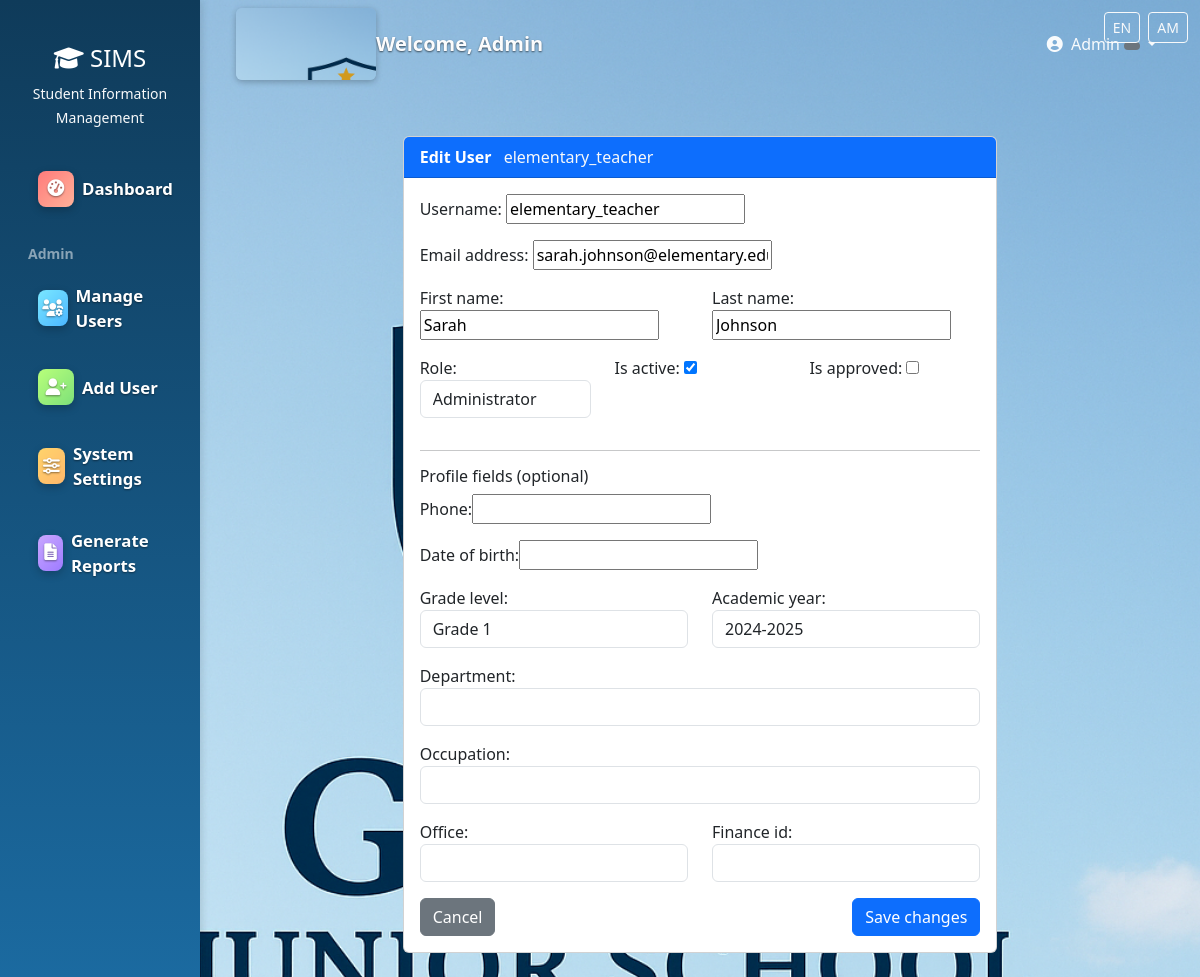
/api/users/manage-users/edit/19/ (signed in), run on an earlier commit of the app's database.
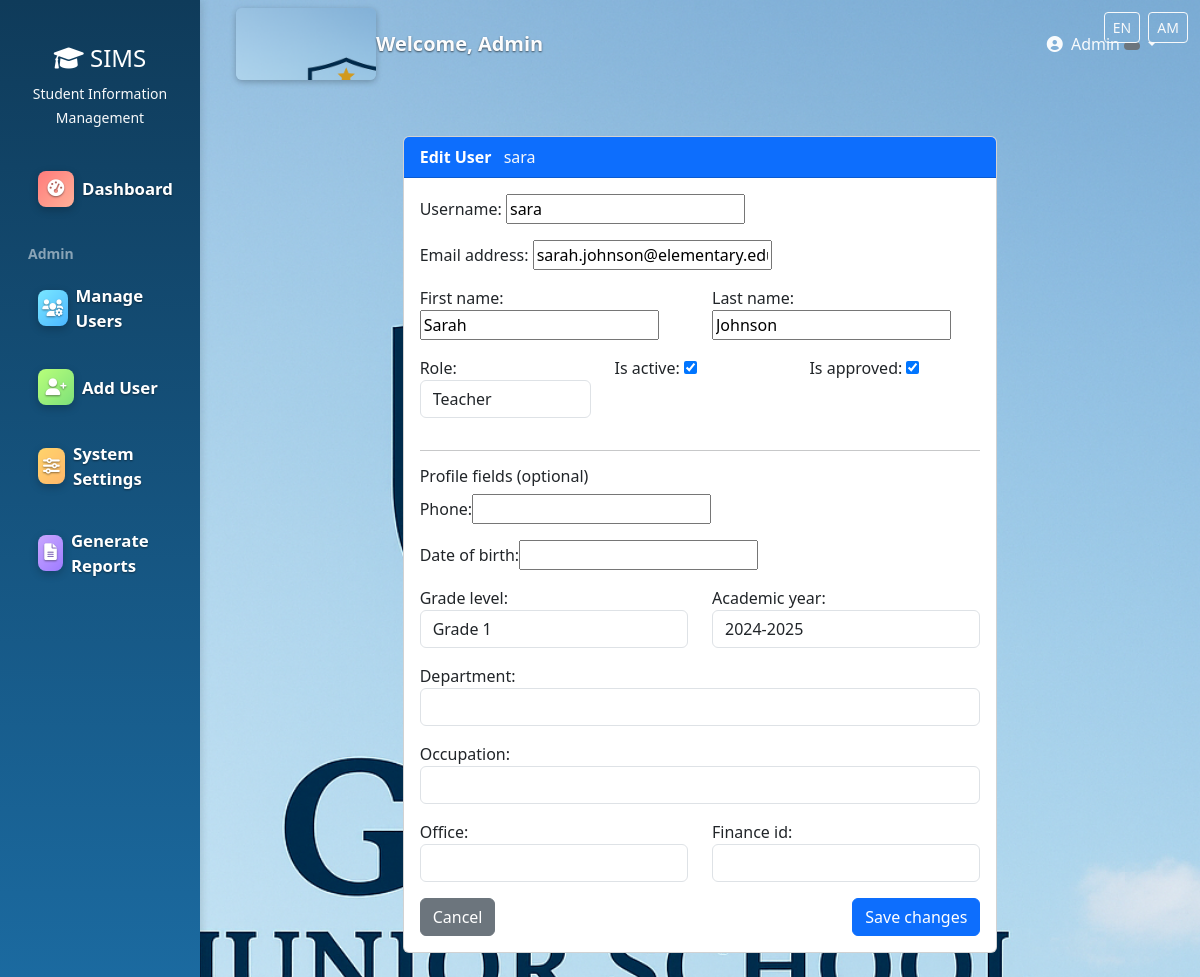
And on a later commit of the database.
### users/models.py (models this page shows, shortened)
class User(AbstractUser):
    ROLE_CHOICES = (
        ('admin', 'Administrator'),
        ('teacher', 'Teacher'),
        ('student', 'Student'),
        ('registrar', 'Registrar'),
        ('finance', 'Finance Officer'),
        ('parent', 'Parent'),
    )
    role = models.CharField(max_length=20, choices=ROLE_CHOICES)
    phone = models.CharField(max_length=15, blank=True)
    address = models.TextField(blank=True)
    date_of_birth = models.DateField(null=True, blank=True)
    profile_picture = models.ImageField(upload_to='profiles/', null=True, blank=True)
    is_approved = models.BooleanField(default=False)
    created_at = models.DateTimeField(auto_now_add=True)

### users/admin_views.py (the view)
# urls.py: path('manage-users/edit/<int:user_id>/', admin_views.edit_user, name='edit_user'),
@login_required
def edit_user(request, user_id):
    if not (getattr(request.user, 'role', None) == 'admin' or request.user.is_superuser):
        messages.error(request, 'You do not have permission to edit users.')
        return redirect('manage_users')
    user = get_object_or_404(User, id=user_id)
    from .forms import AdminUserEditForm
    if request.method == 'POST':
        form = AdminUserEditForm(request.POST, instance=user)
        if form.is_valid():
            form.save()
            messages.success(request, f'User {user.username} updated successfully.')
            return redirect('manage_users')
        else:
            messages.error(request, 'Please correct the errors below.')
    else:
        initial = {}
        try:
            sp = user.studentprofile
            initial['grade_level'] = getattr(sp, 'grade_level', '')
            initial['academic_year'] = getattr(sp, 'academic_year', '')
        except Exception:
            pass
        try:
            tp = user.teacherprofile
            initial['department'] = getattr(tp, 'department', '')
        except Exception:
            pass
        try:
            pp = user.parentprofile
            initial['occupation'] = getattr(pp, 'occupation', '')
        except Exception:
            pass
        try:
            rp = user.registrarprofile
            initial['office'] = getattr(rp, 'office', '')
        except Exception:
            pass
        try:
            fp = user.financeprofile
            initial['finance_id'] = getattr(fp, 'finance_id', '')
        except Exception:
            pass
        form = AdminUserEditForm(instance=user, initial=initial)
    context = {'form': form, 'user_obj': user}
    return render(request, 'admin/edit_user.html', context)

### templates/admin/edit_user.html (shortened to what this page needs)
{% extends 'base.html' %}
{% load static %}
{% block content %}
<div class="container py-4">
  <div class="row justify-content-center">
    <div class="col-md-8">
      <div class="card">
        <div class="card-header bg-primary text-white">
          <strong>Edit User</strong>
          <span class="ms-2 text-light">{{ user_obj.username }}</span>
        </div>
        <div class="card-body">
          <form method="post">
            <div class="mb-3">
              {{ form.username.label_tag }}
              {{ form.username }}
            </div>
            <div class="mb-3">
              {{ form.email.label_tag }}
              {{ form.email }}
            </div>
            <div class="row">
              <div class="col-md-6 mb-3">{{ form.first_name.label_tag }}{{ form.first_name }}</div>
              <div class="col-md-6 mb-3">{{ form.last_name.label_tag }}{{ form.last_name }}</div>
            </div>
            <div class="row">
              <div class="col-md-4 mb-3">{{ form.role.label_tag }}{{ form.role }}</div>
              <div class="col-md-4 mb-3">{{ form.is_active.label_tag }} {{ form.is_active }}</div>
              <div class="col-md-4 mb-3">{{ form.is_approved.label_tag }} {{ form.is_approved }}</div>
            </div>
            <hr>
            <h6>Profile fields (optional)</h6>
            <div class="mb-3">{{ form.phone.label_tag }}{{ form.phone }}</div>
            <div class="mb-3">{{ form.date_of_birth.label_tag }}{{ form.date_of_birth }}</div>
            <div class="row">
              <div class="col-md-6 mb-3">{{ form.grade_level.label_tag }}{{ form.grade_level }}</div>
              <div class="col-md-6 mb-3">{{ form.academic_year.label_tag }}{{ form.academic_year }}</div>
            </div>
            <div class="mb-3">{{ form.department.label_tag }}{{ form.department }}</div>
            <div class="mb-3">{{ form.occupation.label_tag }}{{ form.occupation }}</div>
            <div class="row">
              <div class="col-md-6 mb-3">{{ form.office.label_tag }}{{ form.office }}</div>
              <div class="col-md-6 mb-3">{{ form.finance_id.label_tag }}{{ form.finance_id }}</div>
            </div>
            <div class="d-flex justify-content-between">
              <a href="{% url 'manage_users' %}" class="btn btn-secondary">Cancel</a>
              <button type="submit" class="btn btn-primary">Save changes</button>
            </div>
          </form>
        </div>
      </div>
    </div>
  </div>
</div>
{% endblock %}

What changed in the data, as far as the page shows it:
changed User "sarah.johnson@elementary.edu": username "elementary_teacher" → "sara"; role "Administrator" → "Teacher"; is_approved "☐" → "☑"
